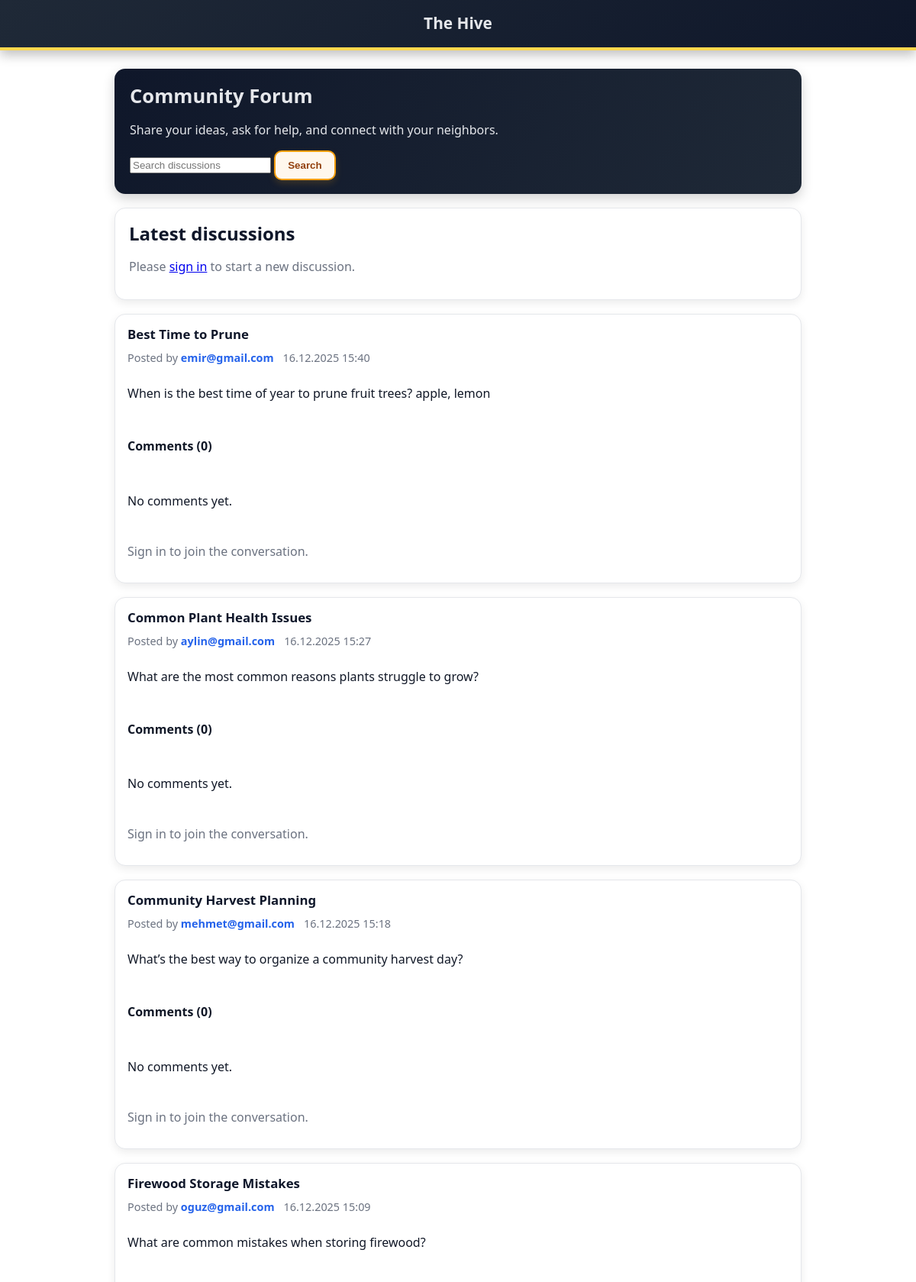
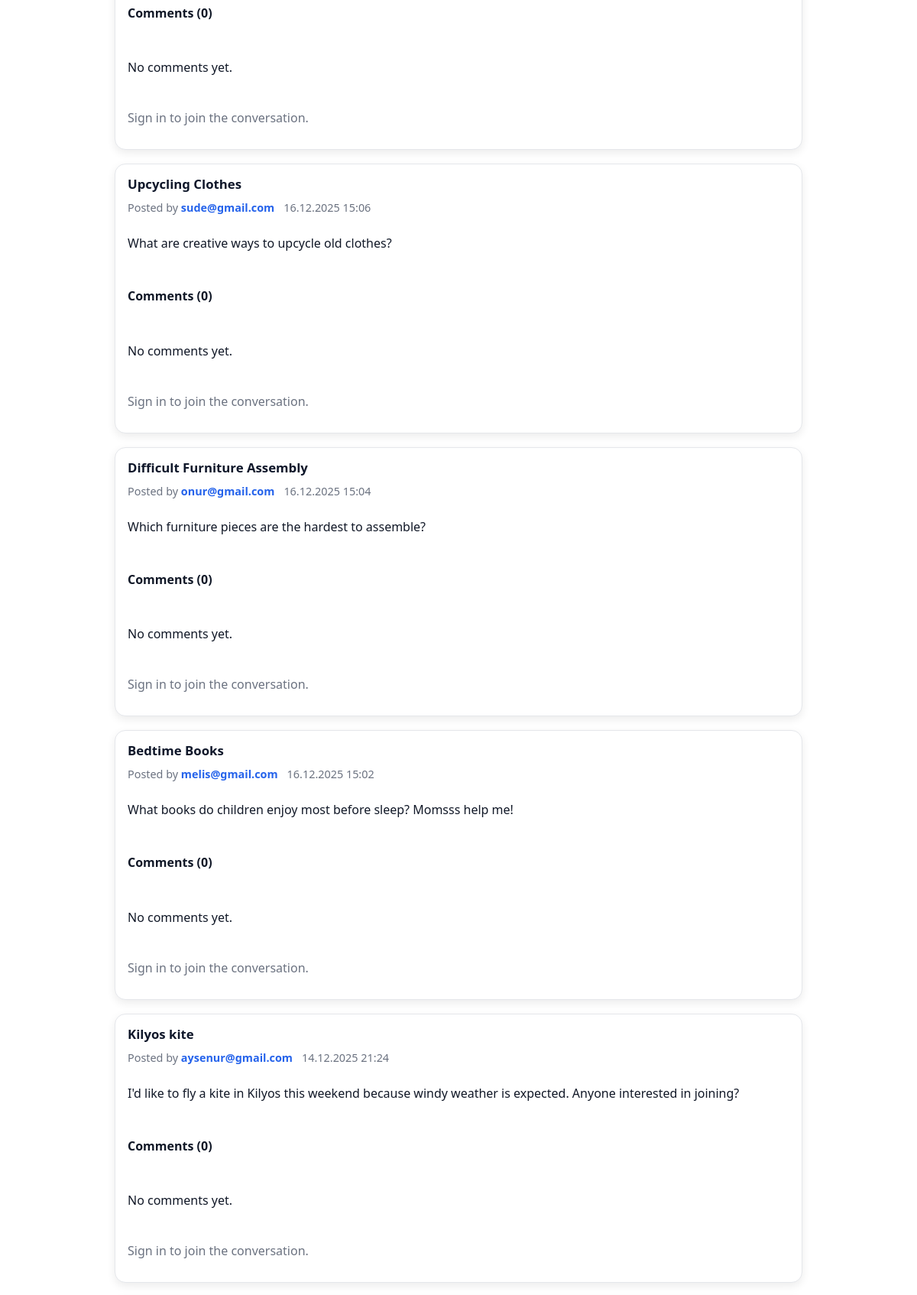
Page /forum (upper part) on the committed database (2 pictures, top to bottom).
### app.py (models this page shows)
class ForumPost(db.Model):
    id = db.Column(db.Integer, primary_key=True)
    user_id = db.Column(db.Integer, db.ForeignKey("user.user_id"), nullable=False)
    title = db.Column(db.String(255), nullable=False)
    content = db.Column(db.Text, nullable=False)
    created_at = db.Column(db.DateTime, default=datetime.utcnow)
    __table_args__ = (
        db.Index("ix_forum_post_title", "title"),
        db.Index("ix_forum_post_content", "content"),
    )
    comments = db.relationship(
        "ForumComment",
        backref="post",
        cascade="all, delete-orphan",
        lazy=True
    )

class User(db.Model):
    user_id = db.Column(db.Integer, primary_key=True)
    email = db.Column(db.String(120), unique=True, nullable=False)
    password_hash = db.Column(db.String(255), nullable=False)
    timebank_balance = db.Column(db.Integer, default=3)
    is_admin = db.Column(db.Boolean, default=False)
    is_banned = db.Column(db.Boolean, default=False)
    offers = db.relationship("Offer", backref="user", lazy=True)
    needs = db.relationship("Need", backref="user", lazy=True)
    favorites = db.relationship("Favorite", backref="user", lazy=True)
    need_favorites = db.relationship("NeedFavorite", backref="user", lazy=True)
    forum_posts = db.relationship("ForumPost", backref="author", lazy=True)
    forum_comments = db.relationship("ForumComment", backref="author", lazy=True)
    forum_comment_likes = db.relationship("ForumCommentLike", backref="user", lazy=True, cascade="all, delete-orphan")

### app.py (the view, shortened to what this page needs)
@app.route("/forum")
def forum_index():
    q = request.args.get("q", "").strip()
    query = ForumPost.query
    posts = query.order_by(ForumPost.created_at.desc()).all()
    return render_template("forum.html", posts=posts, q=q)

### app.py (called while the page is built)
@app.before_request
def initialize_database():
    if not getattr(app, "db_initialized", False):
        with app.app_context():
            db.create_all()
            ensure_posted_at_columns()
            ensure_admin_user()
        app.db_initialized = True

@app.before_request
def enforce_ban():
    user_id = session.get("user_id")
    if not user_id:
        return
    user = User.query.get(user_id)
    if user and user.is_banned and request.endpoint not in {"logout", "login"}:
        session.clear()
        return render_template("login.html", error="Your account has been banned."), 403

### templates/forum.html (shortened to what this page needs)
{% extends 'base.html' %}
{% block content %}
<div class="forum-page">
  <section class="forum-hero">
    <h1>Community Forum</h1>
    <p>Share your ideas, ask for help, and connect with your neighbors.</p>
    <form class="search-form" method="get" action="{{ url_for('forum_index') }}">
      <input
        id="forum-search"
        name="q"
        type="search"
        placeholder="Search discussions"
        value="{{ q or '' }}"
      >
      <button type="submit" class="btn-secondary">Search</button>
    </form>
  </section>
  <section class="new-post-card">
    <h2>Latest discussions</h2>
    {% if session.get('user_id') %}
      <form action="{{ url_for('create_forum_post') }}" method="post" class="form-grid">
        <label for="title">Title</label>
        <input id="title" name="title" type="text" required>
        <label for="content">Content</label>
        <textarea id="content" name="content" rows="3" required></textarea>
        <button type="submit" class="btn-primary">Start thread</button>
      </form>
    {% else %}
      <p class="muted-text">Please <a href="{{ url_for('login') }}">sign in</a> to start a new discussion.</p>
    {% endif %}
  </section>
  {% for post in posts %}
    <article class="post-card">
      <div class="post-title">
        <a href="{{ url_for('view_profile', user_id=post.author.user_id) }}">{{ post.title }}</a>
      </div>
      <div class="post-meta">
        <span>
          Posted by
          <a class="profile-link" href="{{ url_for('view_profile', user_id=post.author.user_id) }}">
            {{ post.author.email }}
          </a>
        </span>
        <span>{{ post.created_at.strftime('%d.%m.%Y %H:%M') }}</span>
      </div>
      <p>{{ post.content }}</p>
      <div class="comment-section">
        <h4>Comments ({{ post.comments|length }})</h4>
        <div class="comment-list">
          {% for comment in post.comments %}
            <div class="comment-card">
              <div class="comment-body">
                <div class="comment-header">
                  <a class="profile-link" href="{{ url_for('view_profile', user_id=comment.author.user_id) }}">
                    {{ comment.author.email }}
                  </a>
                  <span class="comment-time">{{ comment.created_at.strftime('%d.%m.%Y %H:%M') }}</span>
                </div>
                <div>{{ comment.content }}</div>
                {% if session.get('user_id') == comment.author.user_id %}
                  <div class="comment-actions">
                    <details class="inline-details">
                      <summary>Edit</summary>
                      <form action="{{ url_for('edit_forum_comment', comment_id=comment.id) }}" method="post" class="inline-form">
                        <label class="visually-hidden" for="comment-edit-{{ comment.id }}">Edit comment</label>
                        <textarea id="comment-edit-{{ comment.id }}" name="content" rows="2" required>{{ comment.content }}</textarea>
                        <button type="submit" class="btn-secondary">Save</button>
                      </form>
                    </details>
                    <form action="{{ url_for('delete_forum_comment', comment_id=comment.id) }}" method="post" class="inline-form">
                      <button type="submit" class="btn-danger" aria-label="Delete comment">Delete</button>
                    </form>
                  </div>
                {% endif %}
              </div>
            </div>
          {% else %}
            <p class="muted">No comments yet.</p>
          {% endfor %}
        </div>
        {% if session.get('user_id') %}
          <form action="{{ url_for('add_forum_comment', post_id=post.id) }}" method="post" class="comment-composer">
            <label for="comment-{{ post.id }}">Add a comment</label>
            <textarea id="comment-{{ post.id }}" name="content" rows="2" required></textarea>
            <button type="submit" class="btn-msg">Comment</button>
          </form>
        {% else %}
          <p class="muted-text">Sign in to join the conversation.</p>
        {% endif %}
      </div>
    </article>
  {% else %}
    <section class="post-card empty-card">
      <p class="muted-text">No posts yet. Be the first to start a discussion!</p>
    </section>
  {% endfor %}
</div>
{% endblock %}

### static/style.css (style rules this page uses)
.forum-page { display: flex; flex-direction: column; gap: 18px; }
.forum-hero { background: linear-gradient(120deg, #0f172a, #1f2937); color: #e5e7eb; padding: 18px 20px; border-radius: 14px; box-shadow: 0 6px 16px rgba(0, 0, 0, 0.18); }
.forum-hero h1 { margin: 0 0 8px; font-size: 1.6rem; }
.new-post-card, .post-card, .comment-composer, .comment-card { background: #ffffff; border-radius: 14px; box-shadow: 0 4px 12px rgba(0, 0, 0, 0.08); border: 1px solid #e5e7eb; }
.new-post-card { padding: 16px 18px; }
.new-post-card h2 { margin: 0 0 10px; color: #0f172a; }
.post-card { padding: 14px 16px; display: grid; gap: 10px; }
.post-meta { font-size: 0.9rem; color: #6b7280; display: flex; gap: 12px; align-items: center; }
.post-title a { color: #0f172a; text-decoration: none; font-weight: 700; font-size: 1.05rem; }
.btn-secondary, .btn-danger, .btn-msg { border-radius: 10px; padding: 10px 16px; font-weight: 700; cursor: pointer; transition: transform 0.15s ease, box-shadow 0.15s ease, background-color 0.15s ease; border: 2px solid transparent; }
.btn-secondary { background: #fff7ed; border-color: #f59e0b; color: #92400e; box-shadow: 0 4px 10px rgba(245, 158, 11, 0.18); }
.comment-section { display: flex; flex-direction: column; gap: 12px; }
.comment-list { display: flex; flex-direction: column; gap: 10px; }
.muted-text { color: #6b7280; }
.profile-link { color: #2563eb; font-weight: 700; text-decoration: none; }

### templates/base.html (style rules this page uses)
body { font-family: system-ui, -apple-system, Segoe UI, Roboto, Arial, sans-serif; background:#ffffff; margin:0; padding-bottom:140px; color:#111827; }

### rows in the picture
ForumPost: title "Best Time to Prune", author.email "emir@gmail.com", created_at "16.12.2025 15:40", content "When is the best time of year to prune fruit trees? apple, lemon", comments|length "0"
ForumPost: title "Common Plant Health Issues", author.email "aylin@gmail.com", created_at "16.12.2025 15:27", content "What are the most common reasons plants struggle to grow?", comments|length "0"
ForumPost: title "Community Harvest Planning", author.email "mehmet@gmail.com", created_at "16.12.2025 15:18", content "What’s the best way to organize a community harvest day?", comments|length "0"
ForumPost: title "Firewood Storage Mistakes", author.email "oguz@gmail.com", created_at "16.12.2025 15:09", content "What are common mistakes when storing firewood?", comments|length "0"
ForumPost: title "Upcycling Clothes", author.email "sude@gmail.com", created_at "16.12.2025 15:06", content "What are creative ways to upcycle old clothes?", comments|length "0"
ForumPost: title "Difficult Furniture Assembly", author.email "onur@gmail.com", created_at "16.12.2025 15:04", content "Which furniture pieces are the hardest to assemble?", comments|length "0"
ForumPost: title "Bedtime Books", author.email "melis@gmail.com", created_at "16.12.2025 15:02", content "What books do children enjoy most before sleep? Momsss help me!", comments|length "0"
ForumPost: title "Kilyos kite", author.email "aysenur@gmail.com", created_at "14.12.2025 21:24", content "I'd like to fly a kite in Kilyos this weekend because windy weather is expected. Anyone interested in joining?", comments|length "0"
